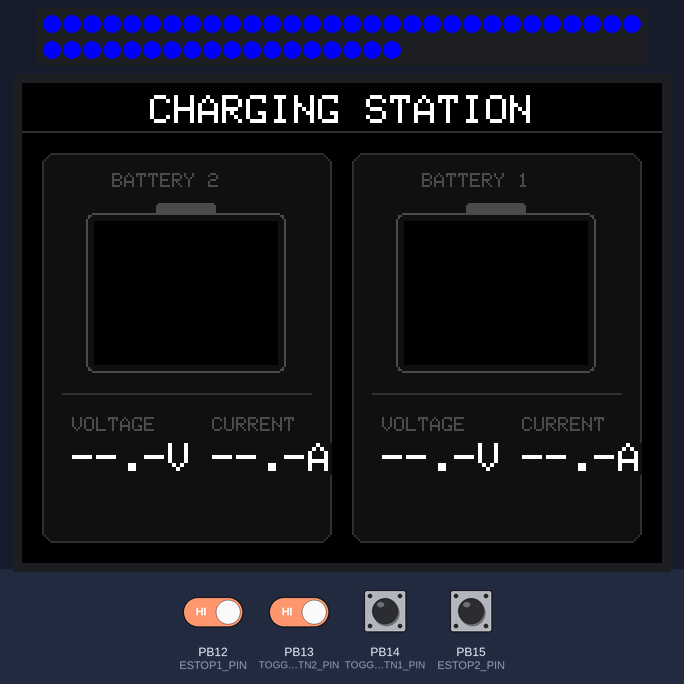
A program run on a simulated STM32 Black Pill. Shown: 48 RGB LEDs in strip order, left to right, continuing on the next row, 320×240 colour display. The test bench sets the inputs (shaded band); at power-on: PB12 (ESTOP1_PIN), PB13 (TOGGLE_BTN2_PIN), PB14 (TOGGLE_BTN1_PIN), PB15 (ESTOP2_PIN) HIGH. What the program prints to the serial monitor is not drawn.

Above: at 5.9 s.
6.0 s: PB12 (ESTOP1_PIN) driven LOW and PB13 (TOGGLE_BTN2_PIN) driven LOW
At 8.0 s:
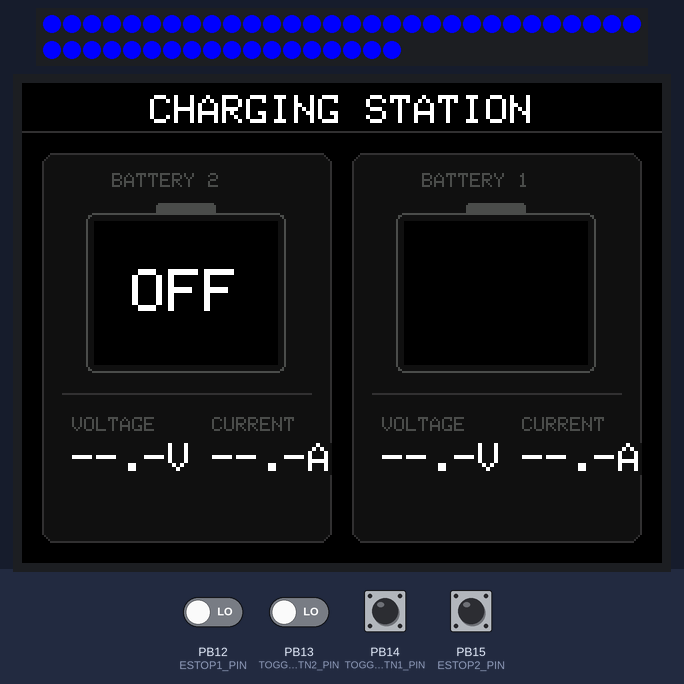
9.0 s: PB13 (TOGGLE_BTN2_PIN) driven HIGH
At 11.7 s:
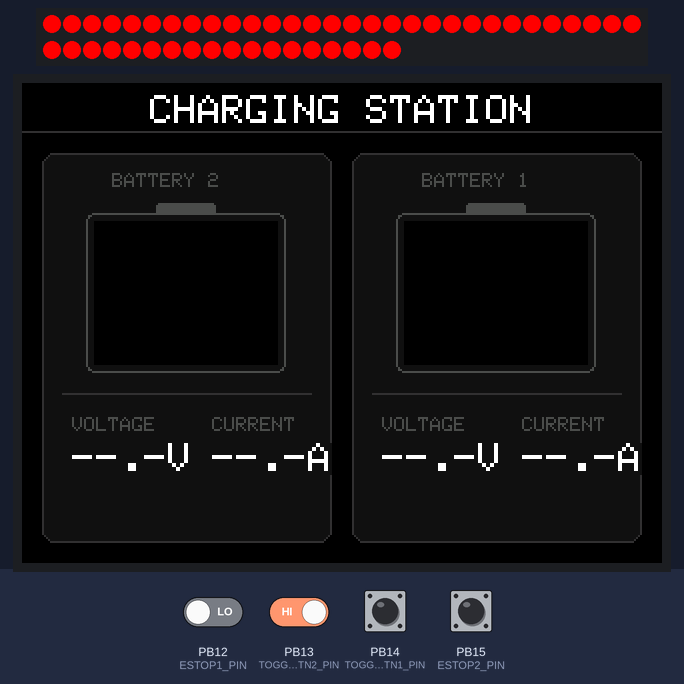
12.0 s: PB12 (ESTOP1_PIN) driven HIGH
15.0 s: PB12 (ESTOP1_PIN) driven LOW
At 17.8 s:
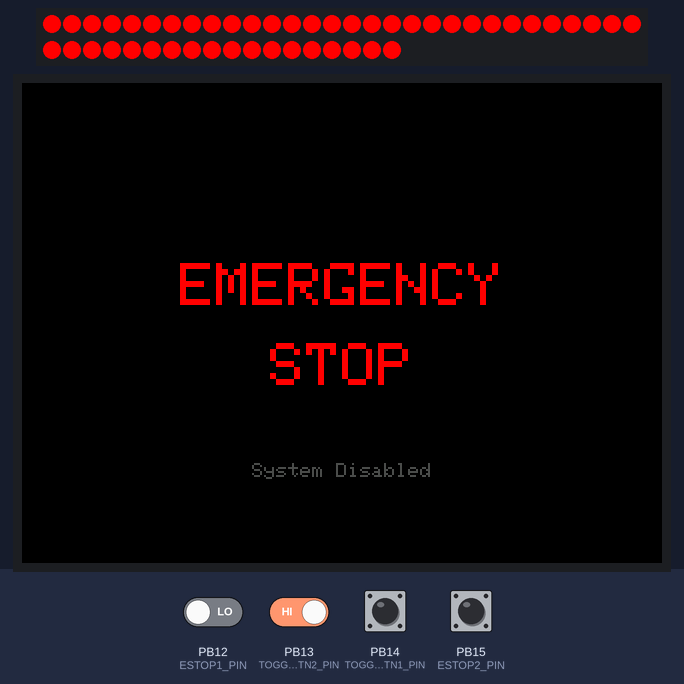
18.0 s: PB13 (TOGGLE_BTN2_PIN) driven LOW
At 20.6 s:
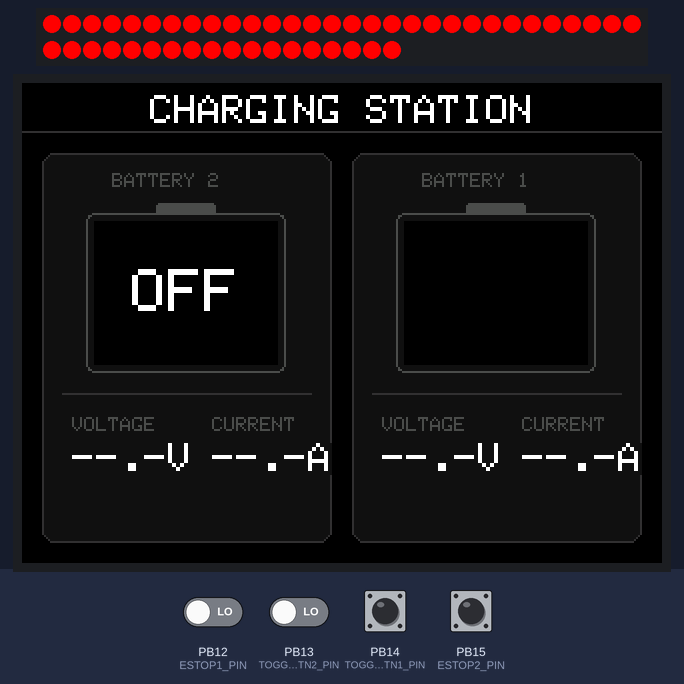
Timing chart, 0 to 22.1 s (numbered marks = the images above; inputs shaded):
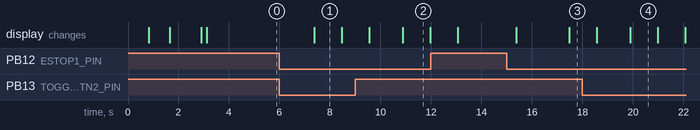

The program:

main.cpp
```cpp
#include "JbdBms.h"
#include "LedStrip.h"
#include "StationUI.h"
#include "config.h"
#include <Arduino.h>
#include <SPI.h>

// Temporary mode:
// keep software emergency detection enabled for UI/feedback.
static const bool DISABLE_SOFTWARE_EMERGENCY_LOGIC = false;

// Hardware emergency mode:
// software reads emergency only for feedback/UI and does not control cutoff.
static const bool USE_EMERGENCY_FEEDBACK_ONLY = true;

// ---------------- PIN DEFINITIONS ----------------
// (Using pins from config.h — removed duplicate #defines to avoid conflict)

// ---------------- GLOBAL STATES ----------------
bool chargerEnabled[2] = {false, false};
bool emergencyStop = false;
bool lastEmergencyStop = false;
bool recoveryNeeded[2] = {false, false};
unsigned long currentZeroSinceMs[2] = {0, 0};
bool currentWasZero[2] = {false, false};

// ---------------- OBJECTS ----------------
JbdBms bms1(BAT1_SERIAL);
JbdBms bms2(BAT2_SERIAL);
StationUI ui;
LedStrip leds;

// ---------------- TIMING ----------------
unsigned long lastBmsUpdate = 0;
unsigned long lastLedUpdate = 0;
unsigned long lastUiUpdate = 0;

const unsigned long BMS_UPDATE_INTERVAL = 500;
const unsigned long LED_UPDATE_INTERVAL = 50;
const unsigned long UI_UPDATE_INTERVAL = 400;
const unsigned long EMERGENCY_DEBOUNCE_MS = 80;

bool emergencyRawLast = false;
bool emergencyStable = false;
unsigned long emergencyLastChangeMs = 0;

// ---------------- DATA CACHE ----------------
BmsData cachedData[2] = {};

static const uint8_t LEFT_BATTERY_INDEX = 1;
static const uint8_t RIGHT_BATTERY_INDEX = 0;

bool isFaultActive(uint8_t index) {
  if (index >= 2) return false;

  const BmsData &data = cachedData[index];

  // No fault if charger is off or battery not connected — reset timer
  if (!chargerEnabled[index] || !data.isConnected) {
    currentZeroSinceMs[index] = 0;
    currentWasZero[index] = false;
    return false;
  }

  // No fault if battery is full — reset timer
  const bool full = (data.soc >= MAX_STOP_SOC || data.voltage >= MAX_STOP_VOLTAGE);
  if (full) {
    currentZeroSinceMs[index] = 0;
    currentWasZero[index] = false;
    return false;
  }

  // Immediate fault for BMS protection flags (over-voltage, over-current, etc.)
  if (data.protectionStatus > 0) {
    return true;
  }

  // Current is flowing — reset the zero-current timer, no fault
  if (data.current > 0.0f) {
    currentZeroSinceMs[index] = 0;
    currentWasZero[index] = false;
    return false;
  }

  // Current is 0: start the timer on the first zero reading
  if (!currentWasZero[index]) {
    currentWasZero[index] = true;
    currentZeroSinceMs[index] = millis();
  }

  // Only report fault after current has been 0 for 15 seconds continuously
  return (millis() - currentZeroSinceMs[index]) >= 15000UL;
}

// ======================================================
// READ FUNCTIONS
// ======================================================
bool readCharger1() { return digitalRead(TOGGLE_BTN1_PIN) == TOGGLE_ACTIVE_STATE; }
bool readCharger2() { return digitalRead(TOGGLE_BTN2_PIN) == TOGGLE_ACTIVE_STATE; }

// FIX: Use ESTOP_ACTIVE_STATE from config.h for consistent detection
bool isEmergencyActive() {
  if (DISABLE_SOFTWARE_EMERGENCY_LOGIC) {
    return false;
  }
  bool e1Pressed = (digitalRead(ESTOP1_PIN) == ESTOP_ACTIVE_STATE);
  bool e2Pressed = (digitalRead(ESTOP2_PIN) == ESTOP_ACTIVE_STATE);
  return e1Pressed || e2Pressed;
}

// ======================================================
// FUNCTION PROTOTYPES
// ======================================================
void handleBattery(JbdBms &bms, uint8_t index);
void handleToggleButtons();

// ======================================================
// SETUP
// ======================================================
void setup() {
  Serial.begin(115200);
  delay(500);
  Serial.println("Charging Station Starting");

  pinMode(TOGGLE_BTN1_PIN, INPUT_PULLUP);
  pinMode(TOGGLE_BTN2_PIN, INPUT_PULLUP);
  // FIX: Use ESTOP pin names from config.h
  pinMode(ESTOP1_PIN, INPUT_PULLUP);
  pinMode(ESTOP2_PIN, INPUT_PULLUP);

  BAT1_SERIAL.begin(BMS_BAUD_RATE);
  BAT2_SERIAL.begin(BMS_BAUD_RATE);

  leds.begin();

  ui.begin();
  ui.showMessage("INITIALIZING...");
  delay(600);
  ui.begin();
  ui.requestFullRedraw();
}

// ======================================================
// LOOP
// ======================================================
void loop() {
  // ---- Emergency debounce ----
  bool emergencyRawNow = isEmergencyActive();
  if (emergencyRawNow != emergencyRawLast) {
    emergencyRawLast = emergencyRawNow;
    emergencyLastChangeMs = millis();
  }
  if ((millis() - emergencyLastChangeMs) >= EMERGENCY_DEBOUNCE_MS) {
    emergencyStable = emergencyRawLast;
  }
  const bool anyChargerEnabled = chargerEnabled[0] || chargerEnabled[1];
  emergencyStop = emergencyStable && anyChargerEnabled;

  // ---- Debug print ----
  static unsigned long lastDebug = 0;
  if (millis() - lastDebug > 500) {
    lastDebug = millis();
    Serial.printf("E1=%d E2=%d emergency=%d | C1=%d[%s] C2=%d[%s]\n",
                  digitalRead(ESTOP1_PIN), digitalRead(ESTOP2_PIN),
                  emergencyStop,
                  digitalRead(TOGGLE_BTN1_PIN), chargerEnabled[0] ? "ON" : "OFF",
                  digitalRead(TOGGLE_BTN2_PIN), chargerEnabled[1] ? "ON" : "OFF");
  }

  // ---- Handle toggle buttons ----
  // In hardware-emergency mode, toggles must still be readable even when
  // emergency feedback is active.
  handleToggleButtons();

  // ---- Detect emergency release: set recovery flags ----
  // FIX: This was correct in the original, but we moved it BEFORE BMS update
  // so recoveryNeeded is set before handleBattery() runs this cycle.
  if (lastEmergencyStop && !emergencyStop) {
    recoveryNeeded[0] = chargerEnabled[0];
    recoveryNeeded[1] = chargerEnabled[1];
    Serial.printf("Emergency released: recovery B1=%d B2=%d\n",
                  recoveryNeeded[0], recoveryNeeded[1]);
  }

  // ---- BMS Update ----
  if (millis() - lastBmsUpdate > BMS_UPDATE_INTERVAL) {
    lastBmsUpdate = millis();
    // Physical slot wiring is opposite the UART numbering:
    // right slot (Battery 1) is read on bms2, left slot (Battery 2) is read on bms1.
    handleBattery(bms2, 0);
    handleBattery(bms1, 1);
  }

  // ---- LED Update ----
  if (millis() - lastLedUpdate > LED_UPDATE_INTERVAL) {
    lastLedUpdate = millis();
    if (emergencyStop) {
      leds.showEmergency();
    } else {
      // Physical layout:
      // left side = Battery 2, right side = Battery 1
      leds.update(0, cachedData[RIGHT_BATTERY_INDEX], chargerEnabled[RIGHT_BATTERY_INDEX],
                  isFaultActive(RIGHT_BATTERY_INDEX));
      leds.update(1, cachedData[LEFT_BATTERY_INDEX], chargerEnabled[LEFT_BATTERY_INDEX],
                  isFaultActive(LEFT_BATTERY_INDEX));
    }
    leds.show();
  }

  // ---- UI Update ----
  if (emergencyStop) {
    ui.showEmergency();
  } else {
    if (lastEmergencyStop) {
      ui.resetState();
      ui.requestFullRedraw();
      ui.updateBattery(0, cachedData[LEFT_BATTERY_INDEX], isFaultActive(LEFT_BATTERY_INDEX));
      ui.updateBattery(1, cachedData[RIGHT_BATTERY_INDEX], isFaultActive(RIGHT_BATTERY_INDEX));
    }

    if (millis() - lastUiUpdate > UI_UPDATE_INTERVAL) {
      lastUiUpdate = millis();
      ui.updateBattery(0, cachedData[LEFT_BATTERY_INDEX], isFaultActive(LEFT_BATTERY_INDEX));
      ui.updateBattery(1, cachedData[RIGHT_BATTERY_INDEX], isFaultActive(RIGHT_BATTERY_INDEX));
    }
  }
  lastEmergencyStop = emergencyStop;
}

// ======================================================
// TOGGLE HANDLER
// ======================================================
void handleToggleButtons() {
  static bool charger1RawLast = false;
  static bool charger2RawLast = false;
  static bool charger1Stable = false;
  static bool charger2Stable = false;
  static unsigned long charger1LastChangeMs = 0;
  static unsigned long charger2LastChangeMs = 0;

  bool charger1Raw = readCharger1();
  bool charger2Raw = readCharger2();

  if (charger1Raw != charger1RawLast) {
    charger1RawLast = charger1Raw;
    charger1LastChangeMs = millis();
  }
  if (charger2Raw != charger2RawLast) {
    charger2RawLast = charger2Raw;
    charger2LastChangeMs = millis();
  }

  if ((millis() - charger1LastChangeMs) >= BUTTON_DEBOUNCE_MS) {
    charger1Stable = charger1RawLast;
  }
  if ((millis() - charger2LastChangeMs) >= BUTTON_DEBOUNCE_MS) {
    charger2Stable = charger2RawLast;
  }

  bool buttonStateChanged = false;

  if (chargerEnabled[0] != charger1Stable) {
    chargerEnabled[0] = charger1Stable;
    buttonStateChanged = true;
    Serial.printf("Charger 1 %s\n", chargerEnabled[0] ? "ENABLED" : "DISABLED");
    if (!chargerEnabled[0]) {
      recoveryNeeded[0] = false;
    }
  }

  if (chargerEnabled[1] != charger2Stable) {
    chargerEnabled[1] = charger2Stable;
    buttonStateChanged = true;
    Serial.printf("Charger 2 %s\n", chargerEnabled[1] ? "ENABLED" : "DISABLED");
    if (!chargerEnabled[1]) {
      recoveryNeeded[1] = false;
    }
  }

  // Card index 0 is the left card and index 1 is the right card.
  // Physical layout:
  // left side = Battery 2 / Toggle 2, right side = Battery 1 / Toggle 1
  ui.updateButtonState(0, chargerEnabled[LEFT_BATTERY_INDEX]);
  ui.updateButtonState(1, chargerEnabled[RIGHT_BATTERY_INDEX]);

  if (buttonStateChanged) {
    ui.requestFullRedraw();
    ui.updateBattery(0, cachedData[LEFT_BATTERY_INDEX], isFaultActive(LEFT_BATTERY_INDEX));
    ui.updateBattery(1, cachedData[RIGHT_BATTERY_INDEX], isFaultActive(RIGHT_BATTERY_INDEX));
  }
}

// ======================================================
// BATTERY HANDLER
// ======================================================
void handleBattery(JbdBms &bms, uint8_t index) {
  bool success = bms.update();
  const BmsData &data = bms.getData();

  cachedData[index] = data;

  if (!success || !data.isConnected) {
    Serial.printf("Bat %d: Comm Error\n", index + 1);
    return;
  }

  // FIX: Emergency stop — disable charging but DO NOT clear recoveryNeeded here.
  // recoveryNeeded is set when emergency is RELEASED (handled in loop()),
  // so clearing it here would prevent recovery from working.
  if (emergencyStop) {
    if (USE_EMERGENCY_FEEDBACK_ONLY) {
      // In hardware-emergency mode, software should not block per-battery
      // toggle control. Hardware handles the actual cutoff.
    } else if (data.chargeMosfetOn) {
      bms.disableCharging();
      Serial.printf("Bat %d: EMERGENCY STOP — charging cut\n", index + 1);
      return;
    }
  }

  if (!chargerEnabled[index]) {
    recoveryNeeded[index] = false;
    if (data.chargeMosfetOn) {
      bms.disableCharging();
      Serial.printf("Bat %d: Disabled by switch\n", index + 1);
    }
    return;
  }

  if (data.soc >= MAX_STOP_SOC || data.voltage >= MAX_STOP_VOLTAGE) {
    recoveryNeeded[index] = false;
    if (data.chargeMosfetOn) {
      bms.disableCharging();
      Serial.printf("Bat %d: Full\n", index + 1);
    }
    return;
  }

  if (recoveryNeeded[index]) {
    if (!data.chargeMosfetOn) {
      bms.enableCharging();
      Serial.printf("Bat %d: Recovery charging command\n", index + 1);
    } else {
      recoveryNeeded[index] = false;
      Serial.printf("Bat %d: Recovery complete\n", index + 1);
    }
    return;
  }

  if (!data.chargeMosfetOn) {
    bms.enableCharging();
    Serial.printf("Bat %d: Charging\n", index + 1);
  }
}
```

JbdBms.cpp
```cpp
#include "JbdBms.h"

// Protocol Constants
#define FRAME_START 0xDD
#define FRAME_STOP 0x77
#define STATE_READ 0xA5
#define STATE_WRITE 0x5A

#define CMD_BASIC_INFO 0x03
#define CMD_MOS_CTRL 0xE1

// Debug flag - set to 1 to enable Serial debug output
#define BMS_DEBUG 1

JbdBms::JbdBms(HardwareSerial &serial) : _serial(serial) {
  data.isConnected = false;
  data.lastUpdate = 0;
  data.voltage = 0;
  data.current = 0;
  data.soc = 0;
}

void JbdBms::begin() {
  // Serial is initialized in main setup
}

uint16_t JbdBms::calculateChecksum(uint8_t *buf, uint8_t len) {
  uint16_t sum = 0;
  for (uint8_t i = 0; i < len; i++) {
    sum += buf[i];
  }
  return (uint16_t)((~sum + 1) & 0xFFFF);
}

void JbdBms::sendCommand(uint8_t cmd, uint8_t *txData, uint8_t len) {
  // Build frame: DD [A5/5A] [CMD] [LEN] [DATA...] [CS_H] [CS_L] 77
  uint8_t frame[24];
  uint8_t idx = 0;

  frame[idx++] = FRAME_START;
  frame[idx++] = (txData == nullptr) ? STATE_READ : STATE_WRITE;
  frame[idx++] = cmd;
  frame[idx++] = len;

  // Data (if any)
  for (uint8_t i = 0; i < len; i++) {
    frame[idx++] = txData[i];
  }

  // Checksum (over CMD + LEN + DATA)
  uint8_t csData[24];
  csData[0] = cmd;
  csData[1] = len;
  for (uint8_t i = 0; i < len; i++) {
    csData[2 + i] = txData[i];
  }
  uint16_t cs = calculateChecksum(csData, 2 + len);
  frame[idx++] = (cs >> 8) & 0xFF;
  frame[idx++] = cs & 0xFF;
  frame[idx++] = FRAME_STOP;

  // Clear RX buffer
  while (_serial.available())
    _serial.read();

  // Send
  _serial.write(frame, idx);
  _serial.flush();

#if BMS_DEBUG
  Serial.print("TX: ");
  for (uint8_t i = 0; i < idx; i++) {
    Serial.printf("%02X ", frame[i]);
  }
  Serial.println();
#endif
}

bool JbdBms::update() {
  // Send read basic info command
  sendCommand(CMD_BASIC_INFO, nullptr, 0);

  // Wait for response with timeout
  uint8_t response[64];
  uint8_t idx = 0;
  unsigned long start = millis();

  // Read all available bytes with timeout
  while (millis() - start < 500) {
    if (_serial.available()) {
      if (idx < 64) {
        response[idx++] = _serial.read();
      }
      start = millis(); // Reset timeout on each byte
    }

    // Check if we have a complete frame
    if (idx >= 7 && response[0] == FRAME_START &&
        response[idx - 1] == FRAME_STOP) {
      break;
    }
  }

#if BMS_DEBUG
  Serial.print("RX (");
  Serial.print(idx);
  Serial.print(" bytes): ");
  for (uint8_t i = 0; i < idx; i++) {
    Serial.printf("%02X ", response[i]);
  }
  Serial.println();
#endif

  // Validate response
  // Format: DD [CMD] [STATUS] [LEN] [DATA...] [CS_H] [CS_L] 77
  if (idx < 7) {
    data.isConnected = false;
#if BMS_DEBUG
    Serial.println("BMS: No response or too short");
#endif
    return false;
  }

  if (response[0] != FRAME_START || response[idx - 1] != FRAME_STOP) {
    data.isConnected = false;
#if BMS_DEBUG
    Serial.println("BMS: Invalid frame markers");
#endif
    return false;
  }

  if (response[1] != CMD_BASIC_INFO) {
    data.isConnected = false;
#if BMS_DEBUG
    Serial.printf("BMS: Wrong command response: 0x%02X\n", response[1]);
#endif
    return false;
  }

  if (response[2] != 0x00) {
    data.isConnected = false;
#if BMS_DEBUG
    Serial.printf("BMS: Error status: 0x%02X\n", response[2]);
#endif
    return false;
  }

  uint8_t dataLen = response[3];
  if (idx != dataLen + 7) { // DD + CMD + STS + LEN + DATA + CS_H + CS_L + 77
    data.isConnected = false;
#if BMS_DEBUG
    Serial.printf("BMS: Length mismatch: got %d, expected %d\n", idx,
                  dataLen + 7);
#endif
    return false;
  }

  // Parse the data (starts at response[4])
  return parseBasicInfo(&response[4], dataLen);
}

bool JbdBms::parseBasicInfo(uint8_t *buffer, uint8_t len) {
  if (len < 23) {
#if BMS_DEBUG
    Serial.printf("BMS: Data too short: %d bytes\n", len);
#endif
    return false;
  }

  // Bytes 0-1: Total Voltage (10mV units, big-endian)
  uint16_t voltageRaw = (buffer[0] << 8) | buffer[1];
  data.voltage = voltageRaw * 0.01f;

#if BMS_DEBUG
  Serial.printf("V: [%02X %02X] = %d = %.2fV\n", buffer[0], buffer[1],
                voltageRaw, data.voltage);
#endif

  // Bytes 2-3: Current (10mA units, signed big-endian)
  int16_t currentRaw = (int16_t)((buffer[2] << 8) | buffer[3]);
  data.current = currentRaw * 0.01f;

#if BMS_DEBUG
  Serial.printf("I: [%02X %02X] = %d = %.2fA\n", buffer[2], buffer[3],
                currentRaw, data.current);
  Serial.printf("SOC: [%02X] = %d%%\n", buffer[19], buffer[19]);
#endif

  // Bytes 4-5: Remaining Capacity (10mAh units)
  uint16_t remCap = (buffer[4] << 8) | buffer[5];
  data.remainingCapacity = remCap * 0.01f;

  // Bytes 6-7: Nominal Capacity (10mAh units)
  uint16_t nomCap = (buffer[6] << 8) | buffer[7];
  data.nominalCapacity = nomCap * 0.01f;

  // Bytes 8-9: Cycle Count
  data.cycles = (buffer[8] << 8) | buffer[9];

  // Bytes 16-17: Protection Status
  data.protectionStatus = (buffer[16] << 8) | buffer[17];

  // Byte 19: RSOC (State of Charge %)
  data.soc = buffer[19];

  // Byte 20: FET Status (bit 0 = charge, bit 1 = discharge)
  data.chargeMosfetOn = (buffer[20] & 0x01) != 0;
  data.dischargeMosfetOn = (buffer[20] & 0x02) != 0;

  data.isConnected = true;
  data.lastUpdate = millis();

#if BMS_DEBUG
  Serial.printf("BMS: V=%.2fV, I=%.2fA, SOC=%d%%, CHG=%d\n", data.voltage,
                data.current, data.soc, data.chargeMosfetOn);
#endif

  return true;
}

bool JbdBms::enableCharging() {
  // 0xE1 with data [0x00, 0x00] to release lock / enable all
  uint8_t cmdData[2] = {0x00, 0x00};
  sendCommand(CMD_MOS_CTRL, cmdData, 2);
  delay(80);
  sendCommand(CMD_MOS_CTRL, cmdData, 2);
  delay(120);
  return true;
}

bool JbdBms::disableCharging() {
  // 0xE1 with data [0x00, 0x01] to disable charging
  uint8_t cmdData[2] = {0x00, 0x01};
  sendCommand(CMD_MOS_CTRL, cmdData, 2);
  delay(100);
  return true;
}
```

JbdBms.h
```cpp
#ifndef JBD_BMS_H
#define JBD_BMS_H

#include <Arduino.h>

struct BmsData {
  float voltage;
  float current;
  float remainingCapacity;
  float nominalCapacity;
  uint16_t cycles;
  uint8_t soc;
  bool chargeMosfetOn;
  bool dischargeMosfetOn;
  uint16_t protectionStatus;
  bool isConnected;
  unsigned long lastUpdate;
};

class JbdBms {
public:
  JbdBms(HardwareSerial &serial);
  void begin();
  bool update();

  // Control
  bool enableCharging();
  bool disableCharging();

  // Getters
  const BmsData &getData() const { return data; }

private:
  HardwareSerial &_serial;
  BmsData data;

  void sendCommand(uint8_t cmd, uint8_t *txData, uint8_t len);
  uint16_t calculateChecksum(uint8_t *data, uint8_t len);
  bool readResponse(uint8_t cmd, uint8_t *buffer, uint16_t maxLen);
  bool parseBasicInfo(uint8_t *buffer, uint8_t len);
};

#endif
```

Source omitted: LedStrip.cpp (3715 bytes), LedStrip.h (820 bytes), StationUI.cpp (9202 bytes), StationUI.h (1174 bytes), config.h (1938 bytes)

Measured:
- after the input at 6.0 s, the display: changes after 1.4 s (image 1)
- after the input at 9.0 s, the display: first differs from a run without the input after 1.9 s (image 2)
- after the input at 15.0 s, the display: first differs from a run without the input after 2.5 s (image 3)
- after the input at 18.0 s, the display: first differs from a run without the input after 1.9 s (image 4)
- what the display in image 1 shows lasts 1.1 s, from 7.4 s to 8.5 s
